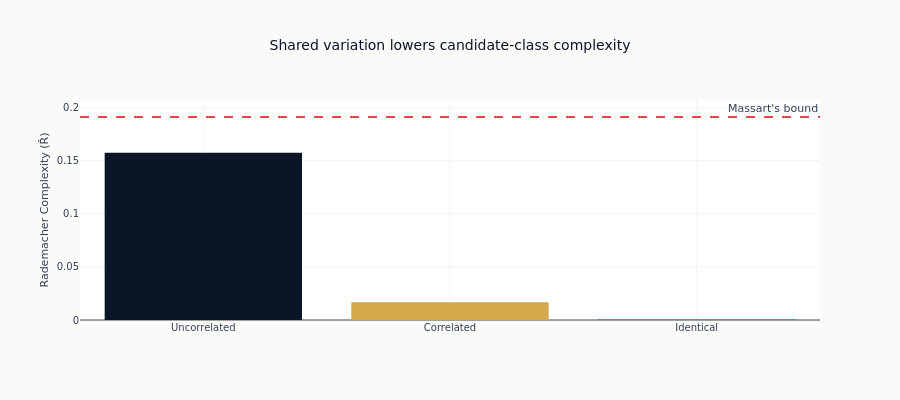

Write notebook code for a chart like this one.
### Code cell
# Compare empirical complexities against the shared normalized bound.
fig = go.Figure()

strategies = ["Uncorrelated", "Correlated", "Identical"]
R_values = [R_uncorrelated, R_correlated, R_identical]

fig.add_trace(
    go.Bar(
        x=strategies,
        y=R_values,
        marker_color=[COLORS["blue"], COLORS["amber"], COLORS["positive"]],
        name="R̂",
    )
)

fig.add_hline(
    y=massart_bound,
    line_dash="dash",
    line_color=COLORS["negative"],
    annotation_text="Massart's bound",
)

fig.update_layout(
    title="Shared variation lowers candidate-class complexity",
    yaxis_title="Rademacher Complexity (R̂)",
    height=400,
)

fig.show()

### Figure 1 — Plotly figure (JSON) as saved in the notebook; plotly's stock layout.template omitted (floating-point values rounded to 4 significant figures)
{"data": [{"marker": {"color": ["#0a1628", "#D4A84B", "#10b981"]}, "name": "R̂", "type": "bar", "x": ["Uncorrelated", "Correlated", "Identical"], "y": [0.1575, 0.01662, 0.000834]}], "layout": {"annotations": [{"showarrow": false, "text": "Massart's bound", "x": 1, "xanchor": "right", "xref": "x domain", "y": 0.1912, "yanchor": "bottom", "yref": "y"}], "height": 400, "shapes": [{"line": {"color": "#ef4444", "dash": "dash"}, "type": "line", "x0": 0, "x1": 1, "xref": "x domain", "y0": 0.1912, "y1": 0.1912, "yref": "y"}], "title": {"text": "Shared variation lowers candidate-class complexity"}, "yaxis": {"title": {"text": "Rademacher Complexity (R̂)"}}}}
